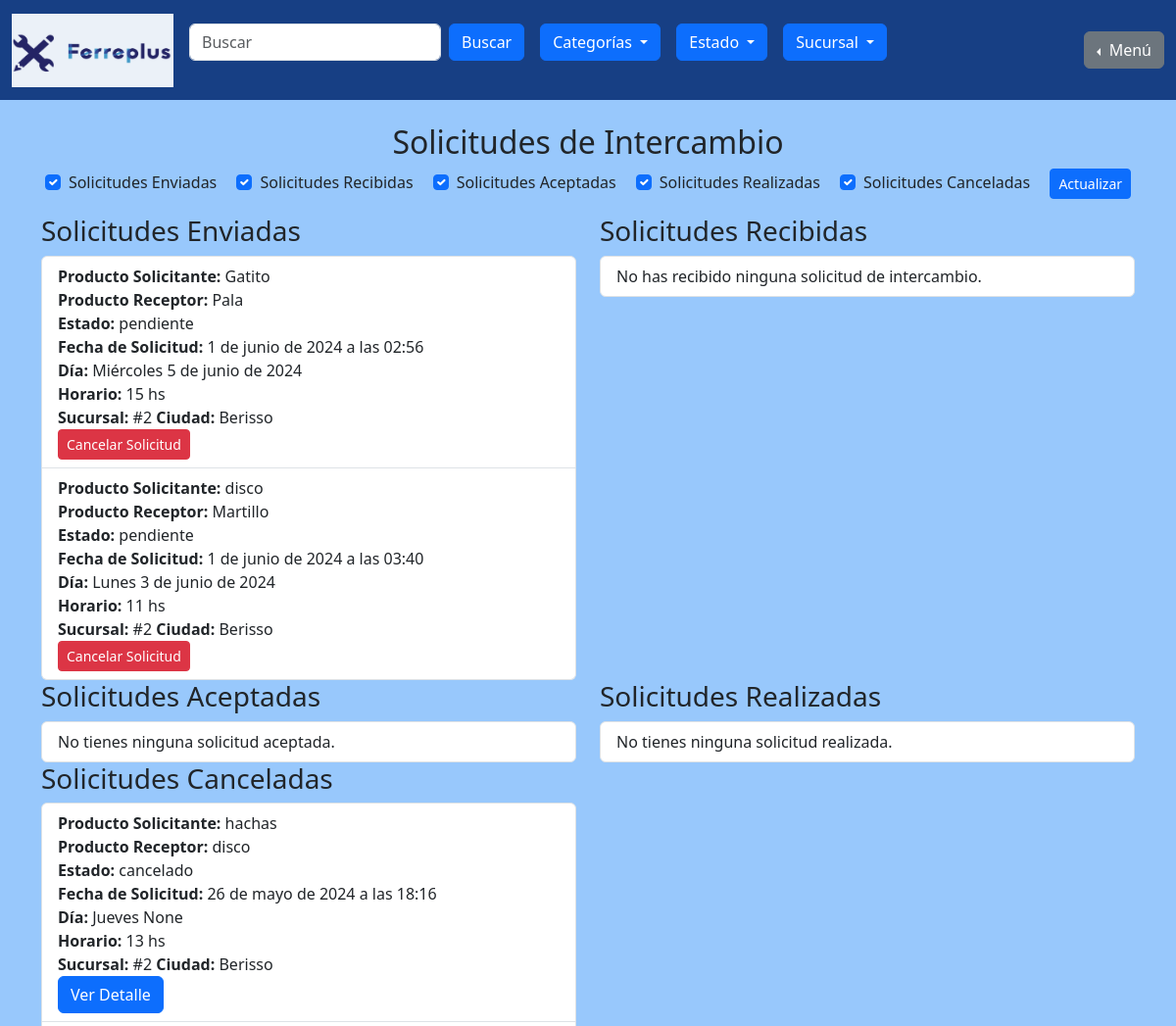
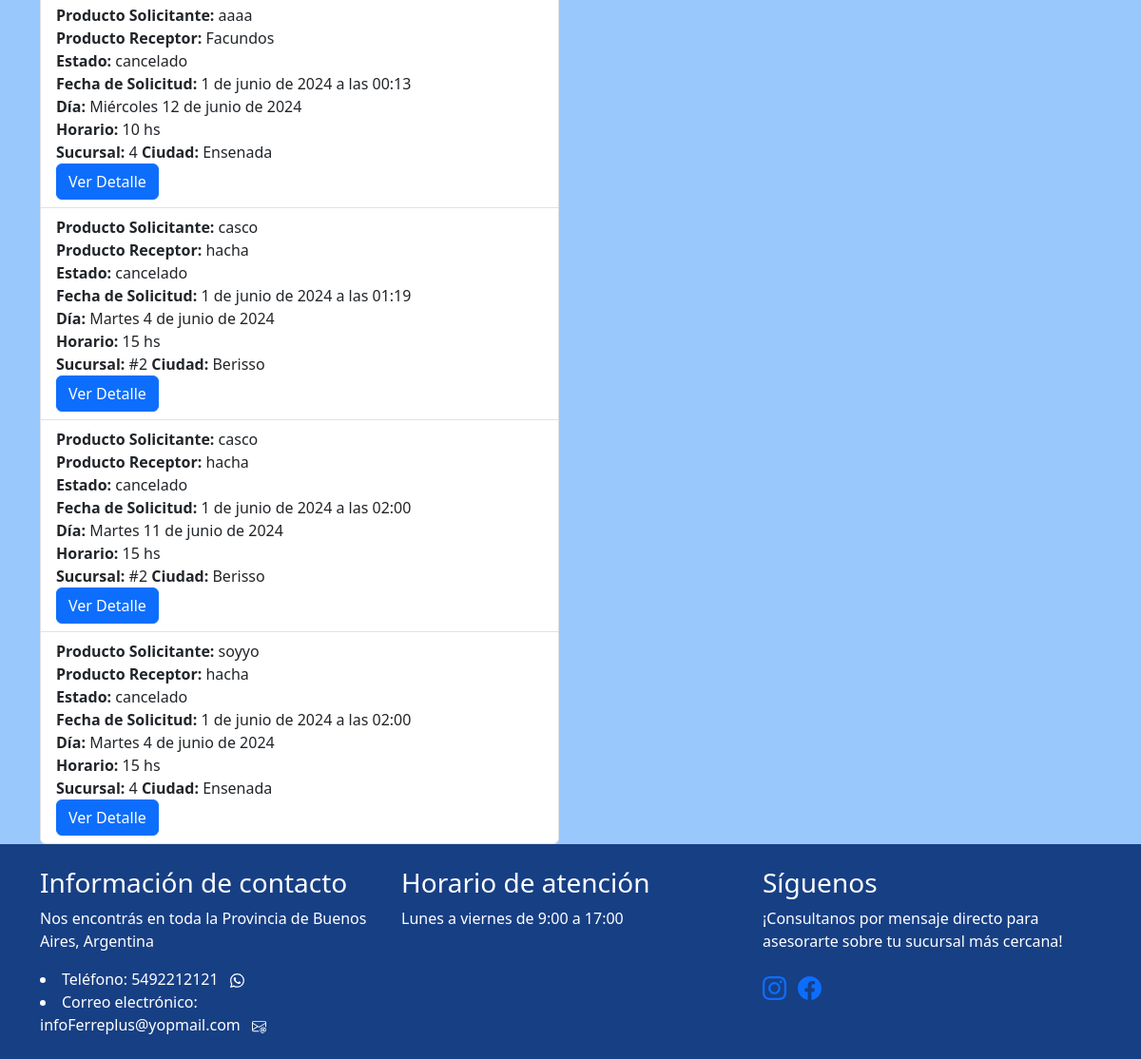
Page /intercambiar_producto/ver_intercambios (signed in) on the committed database (2 pictures, top to bottom).
### intercambiar_producto/models.py (models this page shows, shortened)
class Intercambio(models.Model):
    ESTADOS = (
        ('pendiente', 'Pendiente'),
        ('aceptado', 'Aceptado'),
        ('rechazado', 'Rechazado'),
        ('realizado', 'Realizado'),
        ('cancelado', 'Cancelado'),
        ('ausente', 'Ausente'),
    )
    producto_solicitante = models.ForeignKey(Producto, related_name='intercambios_solicitados', on_delete=models.CASCADE)
    producto_receptor = models.ForeignKey(Producto, related_name='intercambios_recibidos', on_delete=models.CASCADE)
    cliente_solicitante = models.ForeignKey(User, related_name='solicitudes_realizadas', on_delete=models.CASCADE)
    cliente_receptor = models.ForeignKey(User, related_name='solicitudes_recibidas', on_delete=models.CASCADE)
    estado = models.CharField(max_length=10, choices=ESTADOS, default='pendiente')
    fecha_solicitud = models.DateTimeField(auto_now_add=True)
    dia = models.CharField(max_length=20, blank=True)
    fecha = models.DateField(null=True, blank=True)
    horario = models.IntegerField()

### mis_productos/models.py (models this page shows, shortened)
class Producto(models.Model):
    id = models.AutoField(primary_key=True)
    cliente = models.ForeignKey(User, on_delete=models.CASCADE)
    nombre = models.CharField(max_length=100)
    estado = models.CharField(max_length=100)
    categoria = models.CharField(max_length=100)
    dias = models.CharField(max_length=100, default="")
    horario_inicio = models.CharField(max_length=100)
    horario_fin = models.CharField(max_length=100)
    sucursal = models.ForeignKey(Sucursal, on_delete=models.SET_NULL, null=True)
    imagen_principal = models.ImageField(upload_to='imagenes/')
    imagen_extra1 = models.ImageField(upload_to='imagenes/', blank=True, null=True)
    imagen_extra2 = models.ImageField(upload_to='imagenes/', blank=True, null=True)
    imagen_extra3 = models.ImageField(upload_to='imagenes/', blank=True, null=True)
    slug = models.SlugField(null=True, blank=True)

### gestion_de_sucursales/models.py (models this page shows)
class Sucursal(models.Model):
    nombre = models.CharField(max_length=200, primary_key=True)
    ciudad = models.CharField(max_length=200, null=False)
    def __str__(self):
        return self.nombre

### iniciar_sesion/decoradores.py (the view)
    def wrapper_func(request, *args, **kwargs):
        if request.user.is_authenticated and not request.user.is_staff and not request.user.is_superuser :
            return view_func(request, *args, **kwargs)
        else:
            return redirect("homepage")

### iniciar_sesion/decoradores.py (called while the page is built)
def soy_cliente(view_func):
    def wrapper_func(request, *args, **kwargs):
        if request.user.is_authenticated and not request.user.is_staff and not request.user.is_superuser :
            return view_func(request, *args, **kwargs)
        else:
            return redirect("homepage")
    return wrapper_func

### intercambiar_producto/templates/intercambiar_producto/ver_intercambios.html (shortened to what this page needs)
{% extends "homepage/base.html" %}
{% block content %}
<div class="container">
  <h2 class="text-center">Solicitudes de Intercambio</h2>
  <div class="row mb-3 justify-content-center">
    <div class="col-auto">
      <div class="form-check form-check-inline">
        <input class="form-check-input" type="checkbox" id="toggleEnviadas" checked>
        <label class="form-check-label" for="toggleEnviadas">Solicitudes Enviadas</label>
      </div>
      <div class="form-check form-check-inline">
        <input class="form-check-input" type="checkbox" id="toggleRecibidas" checked>
        <label class="form-check-label" for="toggleRecibidas">Solicitudes Recibidas</label>
      </div>
      <div class="form-check form-check-inline">
        <input class="form-check-input" type="checkbox" id="toggleAceptadas" checked>
        <label class="form-check-label" for="toggleAceptadas">Solicitudes Aceptadas</label>
      </div>
      <div class="form-check form-check-inline">
        <input class="form-check-input" type="checkbox" id="toggleRealizadas" checked>
        <label class="form-check-label" for="toggleRealizadas">Solicitudes Realizadas</label>
      </div>
      <div class="form-check form-check-inline">
        <input class="form-check-input" type="checkbox" id="toggleCanceladas" checked>
        <label class="form-check-label" for="toggleCanceladas">Solicitudes Canceladas</label>
      </div>
      <button class="btn btn-primary btn-sm ml-2" onclick="actualizarVisibilidad()">Actualizar</button>
    </div>
  </div>
  <div class="row">
    <div class="col-md-6" id="solicitudesEnviadas">
      <h3>Solicitudes Enviadas</h3>
      <ul class="list-group">
        {% for solicitud in solicitudes_enviadas %}
          <li class="list-group-item">
            <strong>Producto Solicitante:</strong> {{ solicitud.producto_solicitante.nombre }} <br>
            <strong>Producto Receptor:</strong> {{ solicitud.producto_receptor.nombre }} <br>
            <strong>Estado:</strong> {{ solicitud.estado }} <br>
            <strong>Fecha de Solicitud:</strong> {{ solicitud.fecha_solicitud }} <br>
            <strong>Día:</strong> {{ solicitud.dia }} {{ solicitud.fecha }} <br>
            <strong>Horario:</strong> {{ solicitud.horario }} hs<br>
            <strong>Sucursal:</strong> {{ solicitud.producto_solicitante.sucursal }} <strong>Ciudad:</strong> {{ solicitud.producto_solicitante.sucursal.ciudad }} <br>
            <form method="post" action="{% url 'ver_intercambios' %}" style="display:inline;">
              {% if solicitud.estado == 'pendiente' %}
                <button type="submit" class="btn btn-danger btn-sm" onclick="return confirm('¿Estás seguro de que deseas cancelar esta solicitud?')">Cancelar Solicitud</button>
              {% endif %}
            </form>
          </li>
        {% empty %}
          <li class="list-group-item">No has enviado ninguna solicitud de intercambio.</li>
        {% endfor %}
      </ul>
    </div>
    <div class="col-md-6" id="solicitudesRecibidas">
      <h3>Solicitudes Recibidas</h3>
      <ul class="list-group">
        {% for solicitud in solicitudes_recibidas %}
          <li class="list-group-item">
            <strong>Producto Solicitante:</strong> {{ solicitud.producto_solicitante.nombre }} <br>
            <strong>Producto Receptor:</strong> {{ solicitud.producto_receptor.nombre }} <br>
            <strong>Estado:</strong> {{ solicitud.estado }} <br>
            <strong>Fecha de Solicitud:</strong> {{ solicitud.fecha_solicitud }} <br>
            <strong>Día:</strong> {{ solicitud.dia }} {{ solicitud.fecha }} <br>
            <strong>Horario:</strong> {{ solicitud.horario }} hs <br>
            <strong>Sucursal:</strong> {{ solicitud.producto_solicitante.sucursal }} <strong>Ciudad:</strong> {{ solicitud.producto_solicitante.sucursal.ciudad }} <br>
            <div class="btn-group" role="group" aria-label="Acciones">
              <a href="{% url 'ver_detalle' solicitud.id %}" class="btn btn-primary">Ver Detalle</a>
            </div>
          </li>
        {% empty %}
          <li class="list-group-item">No has recibido ninguna solicitud de intercambio.</li>
        {% endfor %}
      </ul>
    </div>
    <div class="col-md-6" id="solicitudesAceptadas">
      <h3>Solicitudes Aceptadas</h3>
      <ul class="list-group">
        {% for solicitud in solicitudes_aceptadas %}
          <li class="list-group-item">
            <strong>Producto Solicitante:</strong> {{ solicitud.producto_solicitante.nombre }} <br>
            <strong>Producto Receptor:</strong> {{ solicitud.producto_receptor.nombre }} <br>
            <strong>Estado:</strong> {{ solicitud.estado }} <br>
            <strong>Fecha de Solicitud:</strong> {{ solicitud.fecha_solicitud }} <br>
            <strong>Día:</strong> {{ solicitud.dia }} {{ solicitud.fecha }} <br>
            <strong>Horario:</strong> {{ solicitud.horario }} hs <br>
            <strong>Sucursal:</strong> {{ solicitud.producto_solicitante.sucursal }} <strong>Ciudad:</strong> {{ solicitud.producto_solicitante.sucursal.ciudad }} <br>
            <div class="btn-group" role="group" aria-label="Acciones">
              <a href="{% url 'ver_detalle' solicitud.id %}" class="btn btn-primary">Ver Detalle</a>
            </div>
          </li>
        {% empty %}
          <li class="list-group-item">No tienes ninguna solicitud aceptada.</li>
        {% endfor %}
      </ul>
    </div>
    <div class="col-md-6" id="solicitudesRealizadas">
      <h3>Solicitudes Realizadas</h3>
      <ul class="list-group">
        {% for solicitud in solicitudes_realizadas %}
          <li class="list-group-item">
            <strong>Producto Solicitante:</strong> {{ solicitud.producto_solicitante.nombre }} <br>
            <strong>Producto Receptor:</strong> {{ solicitud.producto_receptor.nombre }} <br>
            <strong>Estado:</strong> {{ solicitud.estado }} <br>
            <strong>Fecha de Solicitud:</strong> {{ solicitud.fecha_solicitud }} <br>
            <strong>Día:</strong> {{ solicitud.dia }} {{ solicitud.fecha }} <br>
            <strong>Horario:</strong> {{ solicitud.horario }} hs <br>
            <strong>Sucursal:</strong> {{ solicitud.producto_solicitante.sucursal }} <strong>Ciudad:</strong> {{ solicitud.producto_solicitante.sucursal.ciudad }} <br>
            <div class="btn-group" role="group" aria-label="Acciones">
              <a href="{% url 'ver_detalle' solicitud.id %}" class="btn btn-primary">Ver Detalle</a>
            </div>
          </li>
        {% empty %}
          <li class="list-group-item">No tienes ninguna solicitud realizada.</li>
        {% endfor %}
      </ul>
    </div>
    <div class="col-md-6" id="solicitudesCanceladas">
      <h3>Solicitudes Canceladas</h3>
      <ul class="list-group">
        {% for solicitud in solicitudes_canceladas %}
          <li class="list-group-item">
            <strong>Producto Solicitante:</strong> {{ solicitud.producto_solicitante.nombre }} <br>
            <strong>Producto Receptor:</strong> {{ solicitud.producto_receptor.nombre }} <br>
            <strong>Estado:</strong> {{ solicitud.estado }} <br>
            <strong>Fecha de Solicitud:</strong> {{ solicitud.fecha_solicitud }} <br>
            <strong>Día:</strong> {{ solicitud.dia }} {{ solicitud.fecha }} <br>
            <strong>Horario:</strong> {{ solicitud.horario }} hs <br>
            <strong>Sucursal:</strong> {{ solicitud.producto_solicitante.sucursal }} <strong>Ciudad:</strong> {{ solicitud.producto_solicitante.sucursal.ciudad }} <br>
            <div class="btn-group" role="group" aria-label="Acciones">
              <a href="{% url 'ver_detalle' solicitud.id %}" class="btn btn-primary">Ver Detalle</a>
            </div>
          </li>
        {% empty %}
          <li class="list-group-item">No tienes ninguna solicitud cancelada.</li>
        {% endfor %}
      </ul>
    </div>
  </div>
</div>
{% endblock %}

### homepage/templates/homepage/base.html (style rules this page uses)
body { background-color: #98C8FC; }
body { min-height: 100vh; display: flex; flex-direction: column; }

### rows in the picture
Intercambio: producto_solicitante.nombre "Gatito", producto_receptor.nombre "Pala", estado "pendiente", fecha_solicitud "1 de junio de 2024 a las 02:56", dia "Miércoles", fecha "5 de junio de 2024", horario "15", producto_solicitante.sucursal "#2", producto_solicitante.sucursal.ciudad "Berisso", shows "Cancelar Solicitud"
Intercambio: producto_solicitante.nombre "disco", producto_receptor.nombre "Martillo", estado "pendiente", fecha_solicitud "1 de junio de 2024 a las 03:40", dia "Lunes", fecha "3 de junio de 2024", horario "11", producto_solicitante.sucursal "#2", producto_solicitante.sucursal.ciudad "Berisso", shows "Cancelar Solicitud"
Intercambio: producto_solicitante.nombre "hachas", producto_receptor.nombre "disco", estado "cancelado", fecha_solicitud "26 de mayo de 2024 a las 18:16", dia "Jueves", fecha "None", horario "13", producto_solicitante.sucursal "#2", producto_solicitante.sucursal.ciudad "Berisso"
Intercambio: producto_solicitante.nombre "aaaa", producto_receptor.nombre "Facundos", estado "cancelado", fecha_solicitud "1 de junio de 2024 a las 00:13", dia "Miércoles", fecha "12 de junio de 2024", horario "10", producto_solicitante.sucursal "4", producto_solicitante.sucursal.ciudad "Ensenada"
Intercambio: producto_solicitante.nombre "casco", producto_receptor.nombre "hacha", estado "cancelado", fecha_solicitud "1 de junio de 2024 a las 01:19", dia "Martes", fecha "4 de junio de 2024", horario "15", producto_solicitante.sucursal "#2", producto_solicitante.sucursal.ciudad "Berisso"
Intercambio: producto_solicitante.nombre "casco", producto_receptor.nombre "hacha", estado "cancelado", fecha_solicitud "1 de junio de 2024 a las 02:00", dia "Martes", fecha "11 de junio de 2024", horario "15", producto_solicitante.sucursal "#2", producto_solicitante.sucursal.ciudad "Berisso"
Intercambio: producto_solicitante.nombre "soyyo", producto_receptor.nombre "hacha", estado "cancelado", fecha_solicitud "1 de junio de 2024 a las 02:00", dia "Martes", fecha "4 de junio de 2024", horario "15", producto_solicitante.sucursal "4", producto_solicitante.sucursal.ciudad "Ensenada"
